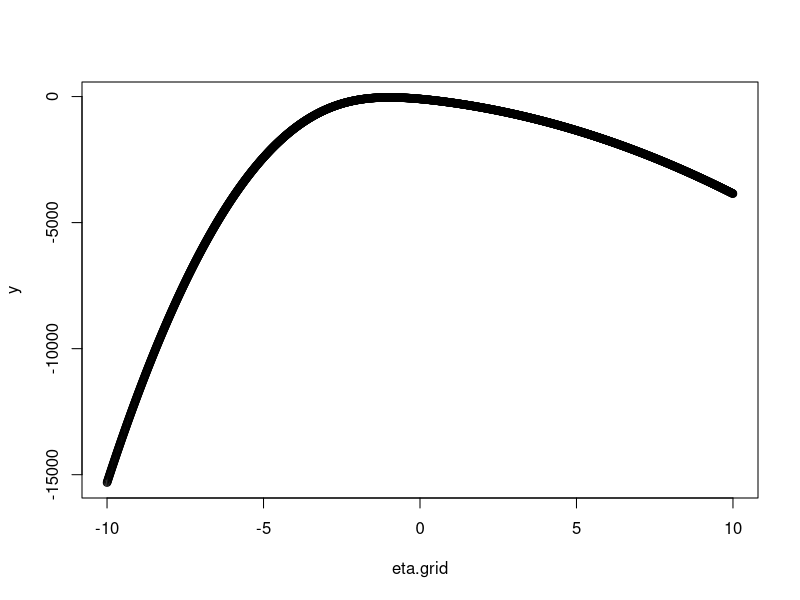

Here is the R script that generated this plot: (Note: this script raises an error after producing the figure.)
# only common mean
nDocs = 50
s2 = 1
node = 10
X = matrix(1, nDocs, node)
	eta.true = rnorm(1, 0, 1)
	mu = eta.true[1] *  X
	obs = rep(NA, nDocs)
	sender = rep(NA, nDocs)
	for (d in 1:nDocs) {
		times = rlnorm(node, mu[d,], s2)
		obs[d] = min(times)
		sender[d] = which(times == obs[d])
	}
post.old = function(eta.old, obs, sender) {
	 mu = eta.old * X
	 sum(sapply(1:nDocs, function(d) dlnorm(obs[d], mu[d,sender[d]], s2, log = TRUE) + sum(sapply(c(1:node)[-sender[d]], function(x) plnorm(obs[d], mu[d, x], s2, lower.tail = FALSE, log.p = TRUE)))))
	}
eta.grid = seq(-10, 10, by = 0.01)
y = sapply(eta.grid, function(x) post.old(x, obs, sender))
plot(eta.grid, y)
c(eta.true,eta.grid[which(y==max(y))])

#mean --- test of s2
nDocs = 100
s2 = rhalfcauchy(1, 0.5)
node = 4
X = matrix(1, nDocs, node)
	eta.true = rnorm(1, 0, 1)
	mu = eta.true[1]* X 
	obs = rep(NA, nDocs)
	sender = rep(NA, nDocs)
	for (d in 1:nDocs) {
		times = rlnorm(node, mu[d,], s2)
		obs[d] = min(times)
		sender[d] = which(times == obs[d])
	}
post.old = function(eta.old, obs, sender, s2) {
	 mu = eta.old[1]* X
	sum(sapply(1:nDocs, function(d) dlnorm(obs[d], mu[d,sender[d]], s2, log = TRUE) + sum(sapply(c(1:node)[-sender[d]], function(x) plnorm(obs[d], mu[d, x], s2, lower.tail = FALSE, log.p = TRUE)))))
	}
	
s2.grid = seq(0.1, 10, by = 0.01)
y = sapply(s2.grid, function(x) post.old(eta.true, obs, sender, x))
plot(s2.grid, y)
c(s2,s2.grid[which(y==max(y))])



#mean + one covariate
nDocs = 10
s2 = 1
node = 4
X = matrix(sample(1:5, nDocs * node, replace = TRUE), nDocs)
	eta.true = rnorm(2, 0, 1)
	mu = eta.true[1] + X * eta.true[2]
	obs = rep(NA, nDocs)
	sender = rep(NA, nDocs)
	for (d in 1:nDocs) {
		times = rlnorm(node, mu[d,], s2)
		obs[d] = min(times)
		sender[d] = which(times == obs[d])
	}
post.old = function(eta.old, obs, sender) {
	 mu = eta.old[1] + X * eta.old[2]
	 sum(sapply(1:nDocs, function(d) dlnorm(obs[d], mu[d,sender[d]], s2, log = TRUE) + sum(sapply(c(1:node)[-sender[d]], function(x) plnorm(obs[d], mu[d, x], s2, lower.tail = FALSE, log.p = TRUE)))))
	}
eta.grid = seq(-10, 10, by = 0.01)
y = sapply(eta.grid, function(x) post.old(c(eta.true[1],x), obs, sender))
plot(eta.grid, y)
c(eta.true[2],eta.grid[which(y==max(y))])


#mean + one covariate --- test of s2
nDocs = 1000
s2 = rhalfcauchy(1, 0.1)
node = 4
X = matrix(sample(0:3, nDocs * node, replace = TRUE), nDocs)
	eta.true = rnorm(2, 0, 1)
	mu = eta.true[1] + X * eta.true[2]
	obs = rep(NA, nDocs)
	sender = rep(NA, nDocs)
	for (d in 1:nDocs) {
		times = rlnorm(node, mu[d,], s2)
		obs[d] = min(times)
		sender[d] = which(times == obs[d])
	}
post.old = function(eta.old, obs, sender, s2) {
	 mu = eta.old[1] + X * eta.old[2]
	sum(sapply(1:nDocs, function(d) dlnorm(obs[d], mu[d,sender[d]], s2, log = TRUE) + sum(sapply(c(1:node)[-sender[d]], function(x) plnorm(obs[d], mu[d, x], s2, lower.tail = FALSE, log.p = TRUE)))))
	}
	
s2.grid = seq(0.1, 10, by = 0.01)
y = sapply(s2.grid, function(x) post.old(eta.true, obs, sender, x))
plot(s2.grid, y)
c(s2,s2.grid[which(y==max(y))])


# node-specific intercepts
nDocs =10
s2 = 1
node = 5
X = matrix(1, nDocs, node)
	eta.true = rnorm(node, 0, 1)
	mu = matrix(eta.true, nDocs, node, byrow = TRUE)
	obs = rep(NA, nDocs)
	sender = rep(NA, nDocs)
	for (d in 1:nDocs) {
		times = rlnorm(node, mu[d,], s2)
		obs[d] = min(times)
		sender[d] = which(times == obs[d])
	}

post.old = function(eta.old, obs, sender) {
	 mu = matrix(eta.old, nDocs, node, byrow = TRUE)
	 sum(sapply(1:nDocs, function(d) dlnorm(obs[d], mu[d,sender[d]], s2, log = TRUE) + sum( plnorm(obs[d], mu[d,-sender[d]], s2, lower.tail = FALSE, log.p = TRUE))))
	}
eta.grid = seq(-10, 10, by = 0.01)
y = sapply(eta.grid, function(x) post.old(c(eta.true[1:4],x), obs, sender))
plot(eta.grid, y)
c(eta.true[5],eta.grid[which(y==max(y))])






#MLE using log-normal

log.lik <- function(par,val,index){
    mu <- par[1:3]
    sig <- par[4]
    ll <- 0
    for(i in 1:length(index)){
        ll <- ll + dlnorm(val[i],mu[index[i]],sig, log = TRUE) + sum(plnorm(val[i],mu[-index[i]],sig, FALSE, TRUE))
    }
    -ll
}

y <- cbind(rlnorm(1000,0,5),rlnorm(1000,1,5),rlnorm(1000,2,5))

vals <- apply(y,1,min)
index <- apply(y,1,which.min)

optim(par = rep(1,4),fn=log.lik,val=vals,index=index)

s2grid = seq(3, 10, by = 0.1)
y = sapply(s2grid, function(x) log.lik(c(0,1,2,x), vals, index))
plot(s2grid, y)